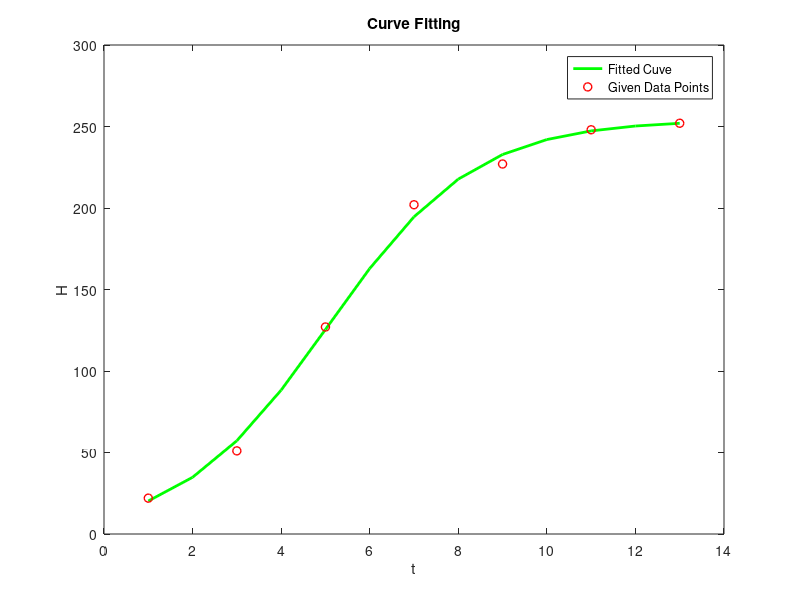

Source code (MATLAB):
clc
clear 
close

t_given = [1:2:13];
H_given = [22 51 127 202 227 248 252];

c = 254;

H = log((c./H_given)-1);

M = zeros(2,2);
N = zeros(2,1);

for i= 1:2
    for j= 1:2
        M(i,j) = sum(t_given.^(i+j-2));
    end
end

for k=1:2
    N(k,1)= sum((t_given.^(k-1)).* H);
end

C = M\N;

A = exp(C(1));
B = -C(2);

fprintf('The value of A is \n');
disp(A);
fprintf('The value of B is \n');
disp(B);

coeff = flip(C);

% Plotting

t_plot = [1:13];
y_plot = polyval(coeff,t_plot);
y_plot = c./(exp(y_plot)+1); % c = 254cm

figure(1),clf
plot(t_plot,y_plot,'g','linew',2)
xlabel('t')
ylabel('H')
title("Curve Fitting")
hold on
plot(t_given,H_given,'ro','linew',1)
legend("Fitted Cuve","Given Data Points")

% finding height at 56th day

t = 56/7;
H = polyval(coeff,t);
H = c/(exp(H)+1);
fprintf('height at 56th day');
disp(H);




